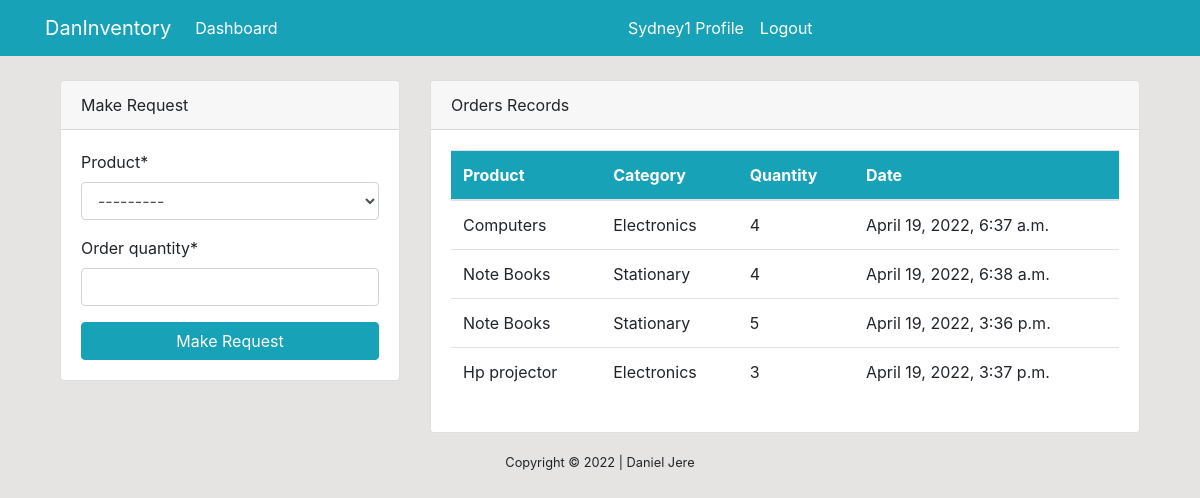
The app's page /dashboard/ (signed in) with its own data.
### dashboard/models.py (models this page shows, shortened)
class Order(models.Model):
	product=models.ForeignKey(Product,on_delete=models.CASCADE, null=True)
	staff=models.ForeignKey(User,models.CASCADE, null=True)
	order_quantity=models.PositiveIntegerField(null=True)
	date= models.DateTimeField(auto_now_add=True)
	class Meta:
		verbose_name_plural = 'Order'

class Product(models.Model):
	name = models.CharField(max_length=100, null=True)
	quantity = models.PositiveIntegerField(null=True)
	category = models.CharField(max_length=50, choices=CATEGORY, null=True)
	class Meta:
		verbose_name_plural = 'Product'
	def __str__(self):
		return f'{self.name}'

### dashboard/views.py (the view)
# urls.py: path('dashboard/',views.index, name='dashboard-index'),
@login_required
def index(request):
	orders = Order.objects.all()
	products = Product.objects.all()
	if request.method == 'POST':
		form = OrderForm(request.POST)
		if form.is_valid():
			instance = form.save(commit=False)
			instance.staff = request.user
			instance.save()
			return redirect('dashboard-index')
	else:
		form = OrderForm()
	context = {
       'orders' : orders,
       'form' : form,
       'products' : products
	}
	return render(request, 'dashboard/index.html', context)

### dashboard/forms.py
class OrderForm(forms.ModelForm):
    class Meta:
        model = Order
        fields = ['product', 'order_quantity']

### templates/dashboard/index.html (shortened to what this page needs)
{% extends 'partials/base.html' %}
{% block content %}
{% if user.is_authenticated and user.is_staff and user.is_superuser %}
{% include 'partials/topnav.html' %}
  <div class="container">
    <div class="row my-5">
   <div class="col-md-6">
                  <div class="bg-white">
                      <canvas id="myChart1" width="400" height="300"></canvas>
                      <script>
                          var ctx = document.getElementById('myChart1').getContext('2d');
                          var myChart1 = new Chart(ctx, {
                              type: 'pie',
                              data: {
                                  labels: [ {% for order in orders   %}'{{ order.product.name }}' , {%  endfor   %}  ],
                                  datasets: [{
                                      label: 'Orders',
                                      data: [{% for order in orders %} {{ order.order_quantity  }} , {% endfor     %}],
                                      backgroundColor: [
                                          'rgba(255, 99, 132, 1)',
                                          'rgba(54, 162, 235, 1)',
                                          'rgba(255, 206, 86, 1)',
                                          'rgba(75, 192, 192, 1)',
                                          'rgba(153, 102, 255, 1)',
                                          'rgba(255, 159, 64, 1)',
                                          'rgba(255, 99, 132, 1)',
                                          'rgba(54, 162, 235, 1)',
                                          'rgba(255, 206, 86, 1)',
                                          'rgba(75, 192, 192, 1)',
                                          'rgba(153, 102, 255, 1)',
                                          'rgba(255, 159, 64, 1)',
                                      ],
                                      borderColor: [
                                          'rgba(255, 99, 132, 1)',
                                          'rgba(54, 162, 235, 1)',
                                          'rgba(255, 206, 86, 1)',
                                          'rgba(75, 192, 192, 1)',
                                          'rgba(153, 102, 255, 1)',
                                          'rgba(255, 159, 64, 1)'
                                      ],
                                      borderWidth: 1
                                  }]
                              },
                              options: {
                                  scales: {
                                      yAxes: [{
                                          ticks: {
                                              beginAtZero: true
                                          }
                                      }]
                                  }
                              }
                          });
                      </script>
                  </div>
              </div>
            <div class="col-md-6">
                  <div class="bg-white">
                      <canvas id="myChart" width="400" height="300"></canvas>
                      <script>
                          var ctx = document.getElementById('myChart').getContext('2d');
                          var myChart = new Chart(ctx, {
                              type: 'bar',
                              data: {
                                  labels: [  {% for product in products   %}'{{ product.name }}' , {%  endfor   %}    ],
                                  datasets: [{
                                      label: 'Products',
                                      data: [{% for product in products %} {{ product.quantity  }} , {% endfor     %}],
                                      backgroundColor: [
                                          'rgba(255, 99, 132, 1)',
                                          'rgba(54, 162, 235, 1)',
                                          'rgba(255, 206, 86, 1)',
                                          'rgba(75, 192, 192, 1)',
                                          'rgba(153, 102, 255, 1)',
                                          'rgba(255, 159, 64, 1)'
                                      ],
                                      borderColor: [
                                          'rgba(255, 99, 132, 1)',
                                          'rgba(54, 162, 235, 1)',
                                          'rgba(255, 206, 86, 1)',
                                          'rgba(75, 192, 192, 1)',
                                          'rgba(153, 102, 255, 1)',
                                          'rgba(255, 159, 64, 1)'
                                      ],
                                      borderWidth: 1
                                  }]
                              },
                              options: {
                                  scales: {
                                      yAxes: [{
                                          ticks: {
                                              beginAtZero: true
                                          }
                                      }]
                                  }
                              }
                          });
                      </script>
                  </div>
              </div>
       </div>
     </div>
{% else %}
{% include 'dashboard/staff_index.html' %}
{% endif %}
{% endblock %}

### templates/partials/nav.html (shortened to what this page needs)
 <nav class="navbar navbar-expand-lg navbar-info bg-info">
    <div class="container">
      {% if user.is_authenticated %}
  <a class="navbar-brand text-white" href="{% url  'dashboard-index'    %}">DanInventory</a>
  <div class="collapse navbar-collapse" id="navbarSupportedContent">
    <ul class="navbar-nav mr-auto">
      <li class="nav-item active">
        <a class="nav-link text-white" href="{% url  'dashboard-index'    %}">Dashboard <span class="sr-only">(current)</span></a>
      </li>
    </ul>
   <ul class="navbar-nav mr-auto">
    <li class="nav-item active">
   <a class="nav-link text-white" href="{% url 'user-profile' %}">{{ user.username}} Profile <span class="sr-only">(current)</span></a>
      </li>
      <li class="nav-item">
        <a class="nav-link text-white" href="{% url 'user-logout' %}">Logout</a>
      </li>
  </ul>
  {% endif %}
  </div>
</div>
</nav>

### templates/dashboard/staff_index.html (shortened to what this page needs)
{% load crispy_forms_tags %}
<div class="container">
    <div class="row mt-4">
        <div class="col-md-4">
            <div class="card">
                <div class="card-header">
                    Make Request
                </div>
                <div class="card-body">
                    <form method="POST">
                        {{ form | crispy }}
                        <input class="btn btn-info btn-block" type="submit" value="Make Request">
                    </form>
                </div>
            </div>
        </div>
        <div class="col-md-8">
            <div class="card">
                <div class="card-header">
                    Orders Records
                </div>
                <div class="card-body">
                    <table class="table bg-white">
                        <thead class="bg-info text-white">
                            <tr>
                                <th scope="col">Product</th>
                                <th scope="col">Category</th>
                                <th scope="col">Quantity</th>
                                <th scope="col">Date</th>
                            </tr>
                        </thead>
                        <tbody>
                            {% for order in orders    %}
                            {% if order.staff == user %}
                            <tr>
                                <td>{{ order.product.name }}</td>
                                <td>{{ order.product.category }}</td>
                                <td>{{ order.order_quantity }}</td>
                                <td>{{ order.date }}</td>
                            </tr>
                            {% endif%}
                           {% endfor  %}
                        </tbody>
                    </table>
                </div>
            </div>
        </div>
    </div>
 </div>

### static/style.css (style rules this page uses)
body { background: rgb(230, 227, 227); }

### records on screen
Order: product.name "Computers", product.category "Electronics", order_quantity "4", date "April 19, 2022, 6:37 a.m."
Order: product.name "Note Books", product.category "Stationary", order_quantity "4", date "April 19, 2022, 6:38 a.m."
Order: product.name "Note Books", product.category "Stationary", order_quantity "5", date "April 19, 2022, 3:36 p.m."
Order: product.name "Hp projector", product.category "Electronics", order_quantity "3", date "April 19, 2022, 3:37 p.m."

### other values on screen
{{ user.username }} "Sydney1"
